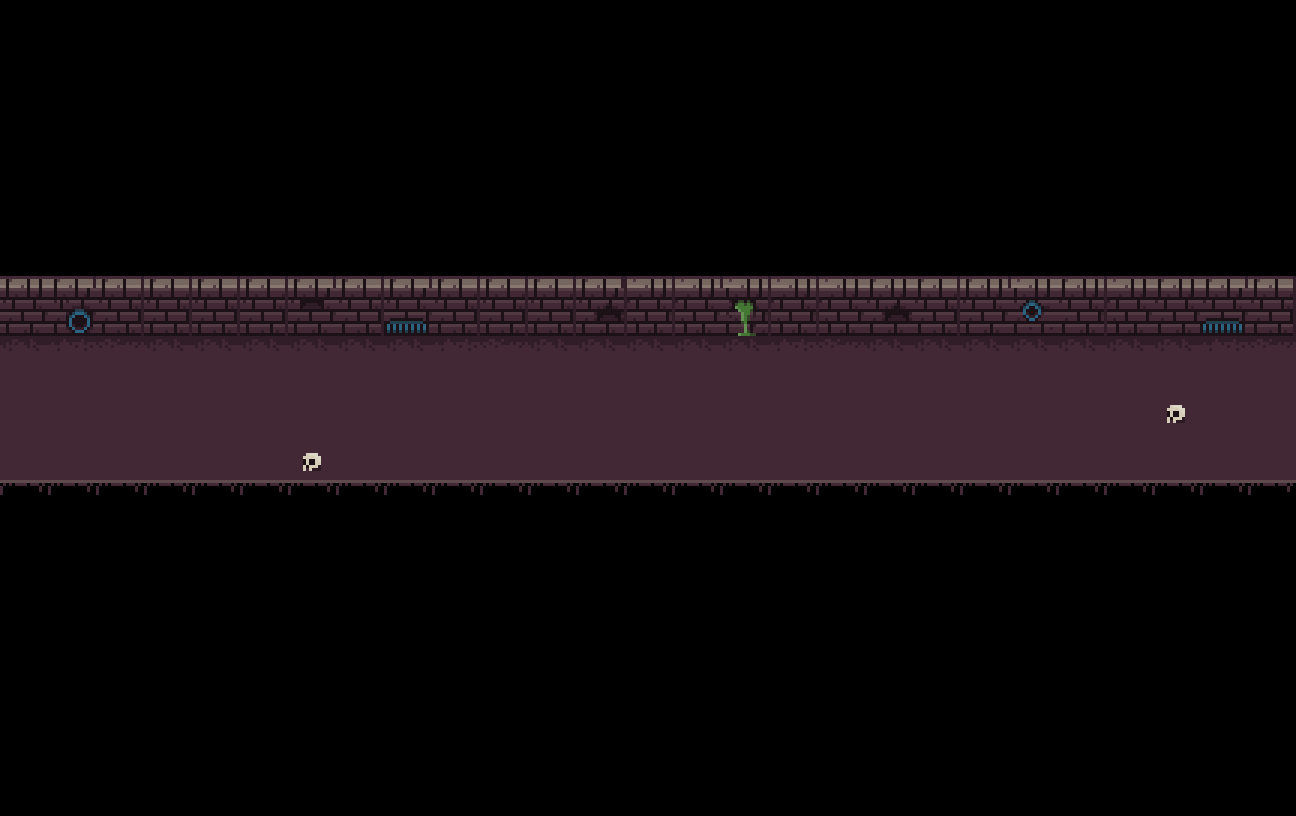

Tiled map render using the project's own tile images. Description and the map definition, with tile-layer contents summarised, below:
An orthogonal 27x17 tile map with 48x48 px tiles, 7 tile layers (suelo, paredes, Capa de patrones 4, Capa de patrones 5, ...).

<map version="1.0" tiledversion="1.1.4" orientation="orthogonal" renderorder="right-down" width="27" height="17" tilewidth="48" tileheight="48" infinite="0" nextobjectid="1">
 <tileset firstgid="1" name="tileModificadox3" tilewidth="48" tileheight="48" tilecount="256" columns="16">
  <image source="tileModificadox3.png" width="768" height="768" />
 </tileset>
 <layer name="suelo" width="27" height="17">
  <data>[459 cells, 81 non-empty, 5 distinct tile ids]</data>
 </layer>
 <layer name="paredes" width="27" height="17">
  <data>[459 cells, 81 non-empty, 13 distinct tile ids]</data>
 </layer>
 <layer name="Capa de patrones 4" width="27" height="17">
  <data>[459 cells, 0 non-empty, 0 distinct tile ids]</data>
 </layer>
 <layer name="Capa de patrones 5" width="27" height="17">
  <data>[459 cells, 0 non-empty, 0 distinct tile ids]</data>
 </layer>
 <layer name="Capa de patrones 6" width="27" height="17">
  <data>[459 cells, 0 non-empty, 0 distinct tile ids]</data>
 </layer>
 <layer name="Capa de patrones 7" width="27" height="17">
  <data>[459 cells, 0 non-empty, 0 distinct tile ids]</data>
 </layer>
 <layer name="capaExtra" width="27" height="17">
  <data>[459 cells, 0 non-empty, 0 distinct tile ids]</data>
 </layer>
</map>
